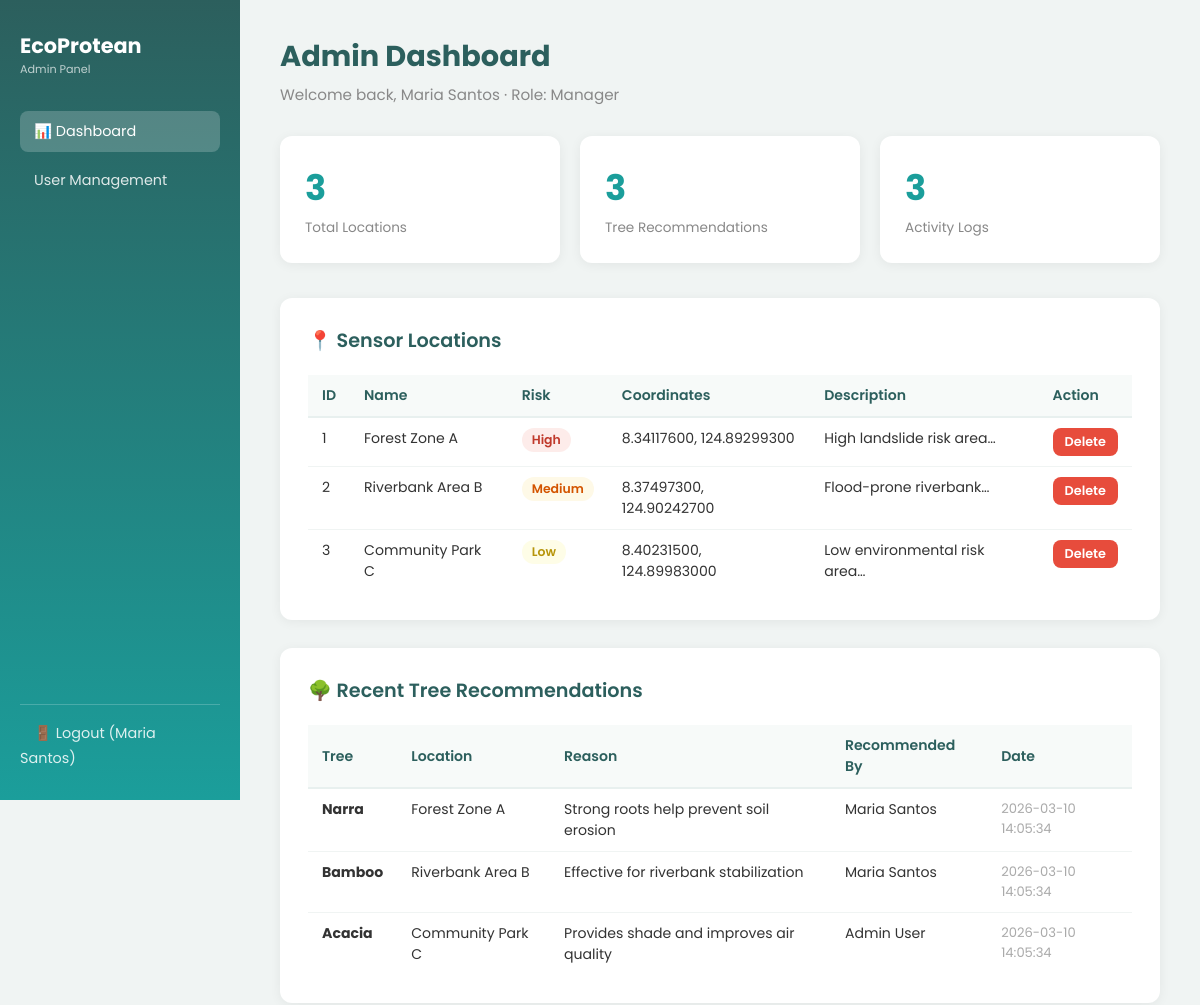
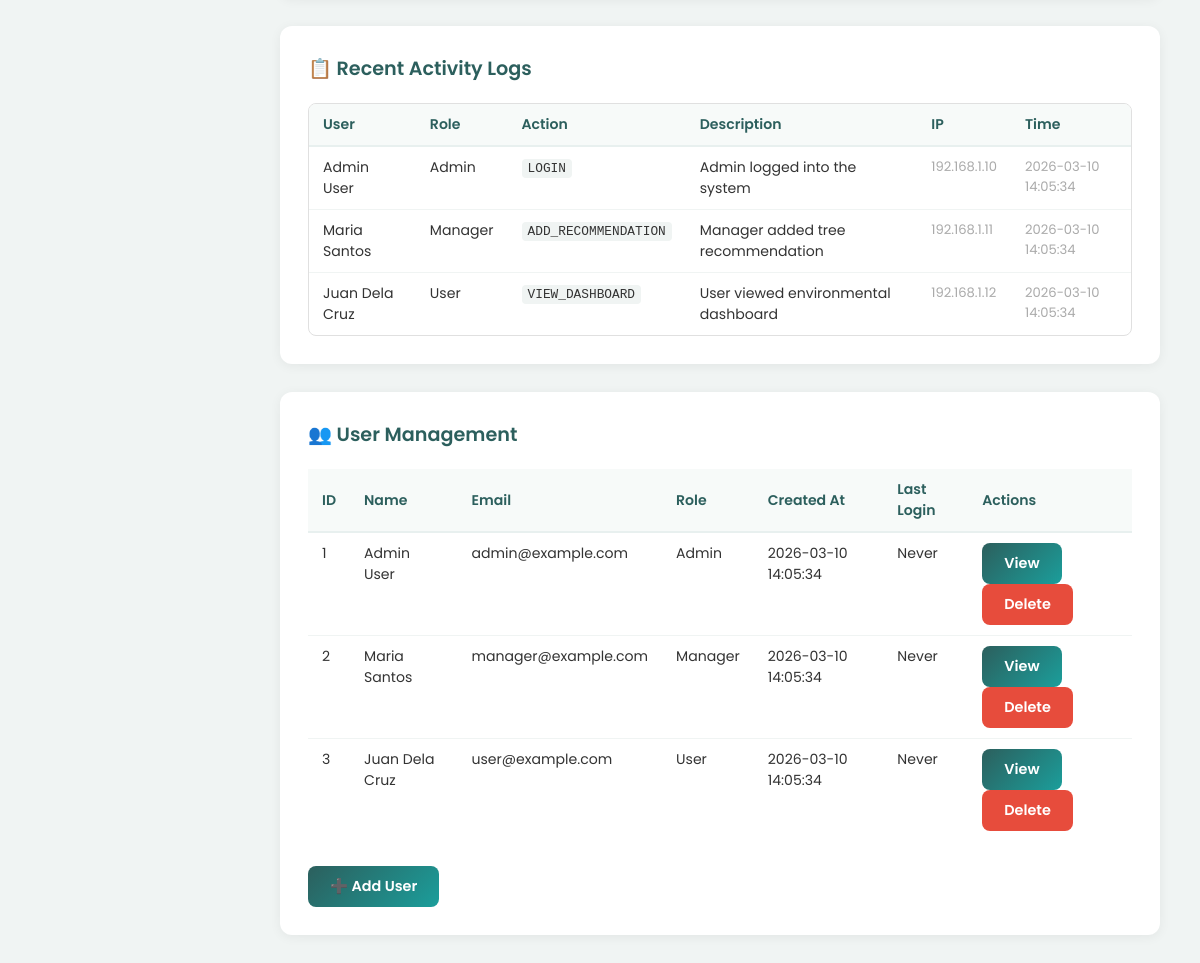
The app's page /admin/index.php (signed in) with its own data (2 pictures, top to bottom).
### tables this page shows
CREATE TABLE locations (
    location_id INT AUTO_INCREMENT PRIMARY KEY,
    location_name VARCHAR(150) NOT NULL,
    latitude DECIMAL(10,8) NOT NULL,
    longitude DECIMAL(11,8) NOT NULL,
    risk_level ENUM('Low', 'Medium', 'High') NOT NULL,
    description TEXT NOT NULL,
    created_at DATETIME DEFAULT CURRENT_TIMESTAMP
);

CREATE TABLE tree_recommendations (
    recommendation_id INT AUTO_INCREMENT PRIMARY KEY,
    location_id INT NOT NULL,
    tree_name VARCHAR(100) NOT NULL,
    reason TEXT NOT NULL,
    recommended_by INT NOT NULL,
    created_at DATETIME DEFAULT CURRENT_TIMESTAMP,
    FOREIGN KEY (location_id) REFERENCES locations(location_id)
        ON DELETE CASCADE
        ON UPDATE CASCADE,
    FOREIGN KEY (recommended_by) REFERENCES users(user_id)
        ON DELETE CASCADE
        ON UPDATE CASCADE
);

CREATE TABLE activity_logs (
    log_id INT AUTO_INCREMENT PRIMARY KEY,
    user_id INT NOT NULL,
    action VARCHAR(200) NOT NULL,
    description TEXT NOT NULL,
    ip_address VARCHAR(50),
    created_at DATETIME DEFAULT CURRENT_TIMESTAMP,
    FOREIGN KEY (user_id) REFERENCES users(user_id)
        ON DELETE CASCADE
        ON UPDATE CASCADE
);

CREATE TABLE users (
    user_id INT AUTO_INCREMENT PRIMARY KEY,
    first_name VARCHAR(50) NOT NULL,                          
    last_name VARCHAR(50) NOT NULL,                           
    email VARCHAR(100) UNIQUE,
    password VARCHAR(255) NOT NULL,                           
    role ENUM('user', 'manager', 'admin') NOT NULL,  
    last_login DATETIME,       
    created_at DATETIME DEFAULT CURRENT_TIMESTAMP
);

### admin/index.php (the view, shortened to what this page needs)
<?php
require_once '../config/config.php';
$locations = $conn->query(
    "SELECT * FROM locations ORDER BY created_at DESC"
)->fetch_all(MYSQLI_ASSOC);
$recommendations = $conn->query(
    "SELECT tr.*, l.location_name, CONCAT(u.first_name, ' ', u.last_name) AS recommended_by_name
     FROM tree_recommendations tr
     JOIN locations l ON tr.location_id = l.location_id
     JOIN users u ON tr.recommended_by = u.user_id
     ORDER BY tr.created_at DESC LIMIT 20"
)->fetch_all(MYSQLI_ASSOC);
$logs = $conn->query(
    "SELECT al.*, CONCAT(u.first_name,' ',u.last_name) AS full_name, u.role
     FROM activity_logs al
     JOIN users u ON al.user_id = u.user_id
     ORDER BY al.created_at DESC LIMIT 30"
)->fetch_all(MYSQLI_ASSOC);
$users = $conn->query("
    SELECT user_id, first_name, last_name, email, role, last_login, created_at
    FROM users
    ORDER BY created_at DESC
")->fetch_all(MYSQLI_ASSOC);
?>
<!DOCTYPE html>
<html lang="en">
<head>
  <link rel="stylesheet" href="../assets/css/admin.css">
</head>
<body>
<div class="sidebar">
  <div class="brand">
    EcoProtean
    <span>Admin Panel</span>
  </div>
  <a href="../admin/index.php" class="active">📊 Dashboard</a>
  <a href= " ">User Management</a>
  <div class="logout">
    <a href="../auth/logout.php">🚪 Logout (<?= htmlspecialchars($_SESSION['full_name']) ?>)</a>
  </div>
</div>
<div class="main">
  <div class="page-title">Admin Dashboard</div>
  <div class="welcome">Welcome back, <?= htmlspecialchars($_SESSION['full_name']) ?> · Role: <?= ucfirst($_SESSION['role']) ?></div>
  <div class="stats">
    <div class="stat-card">
      <div class="num"><?= count($locations) ?></div>
      <div class="label">Total Locations</div>
    </div>
    <div class="stat-card">
      <?php $total_recs = $conn->query("SELECT COUNT(*) AS c FROM tree_recommendations")->fetch_assoc()['c']; ?>
      <div class="num"><?= $total_recs ?></div>
      <div class="label">Tree Recommendations</div>
    </div>
    <div class="stat-card">
      <?php $total_logs = $conn->query("SELECT COUNT(*) AS c FROM activity_logs")->fetch_assoc()['c']; ?>
      <div class="num"><?= $total_logs ?></div>
      <div class="label">Activity Logs</div>
    </div>
  </div>
  <div class="section">
    <h2>📍 Sensor Locations</h2>
    <table>
      <thead>
        <tr>
          <th>ID</th><th>Name</th><th>Risk</th><th>Coordinates</th><th>Description</th><th>Action</th>
        </tr>
      </thead>
      <tbody>
        <?php foreach ($locations as $loc): ?>
        <tr>
          <td><?= $loc['location_id'] ?></td>
          <td><?= htmlspecialchars($loc['location_name']) ?></td>
          <td><span class="badge <?= strtolower($loc['risk_level']) ?>"><?= $loc['risk_level'] ?></span></td>
          <td><?= $loc['latitude'] ?>, <?= $loc['longitude'] ?></td>
          <td><?= htmlspecialchars(substr($loc['description'], 0, 60)) ?>…</td>
          <td>
            <form method="POST" onsubmit="return confirm('Delete this location?')">
              <button type="submit" class="btn btn-danger" style="padding:5px 12px;font-size:0.8rem;">Delete</button>
            </form>
          </td>
        </tr>
        <?php endforeach; ?>
      </tbody>
    </table>
  </div>
  <div class="section">
    <h2>🌳 Recent Tree Recommendations</h2>
    <table>
      <thead>
        <tr><th>Tree</th><th>Location</th><th>Reason</th><th>Recommended By</th><th>Date</th></tr>
      </thead>
      <tbody>
        <?php foreach ($recommendations as $rec): ?>
        <tr>
          <td><strong><?= htmlspecialchars($rec['tree_name']) ?></strong></td>
          <td><?= htmlspecialchars($rec['location_name']) ?></td>
          <td><?= htmlspecialchars(substr($rec['reason'], 0, 80)) ?></td>
          <td><?= htmlspecialchars($rec['recommended_by_name']) ?></td>
          <td style="color:#aaa;font-size:0.82rem;"><?= $rec['created_at'] ?></td>
        </tr>
        <?php endforeach; ?>
      </tbody>
    </table>
  </div>
<div class="section">
  <h2>📋 Recent Activity Logs</h2>
  <div class="table-scroll">
    <table>
      <thead>
        <tr>
          <th>User</th><th>Role</th><th>Action</th><th>Description</th><th>IP</th><th>Time</th>
        </tr>
      </thead>
      <tbody>
        <?php foreach ($logs as $log): ?>
        <tr>
          <td><?= htmlspecialchars($log['full_name']) ?></td>
          <td><?= ucfirst($log['role']) ?></td>
          <td><code style="font-size:0.8rem;background:#f0f4f3;padding:2px 6px;border-radius:4px;"><?= htmlspecialchars($log['action']) ?></code></td>
          <td><?= htmlspecialchars($log['description']) ?></td>
          <td style="color:#aaa;font-size:0.82rem;"><?= $log['ip_address'] ?></td>
          <td style="color:#aaa;font-size:0.82rem;"><?= $log['created_at'] ?></td>
        </tr>
        <?php endforeach; ?>
      </tbody>
    </table>
  </div>
</div>
<div class="section">
    <h2>👥 User Management</h2>
    <table>
        <thead>
            <tr>
                <th>ID</th>
                <th>Name</th>
                <th>Email</th>
                <th>Role</th>
                <th>Created At</th>
                <th>Last Login</th>
                <th>Actions</th>
            </tr>
        </thead>
        <tbody>
            <?php foreach ($users as $user): ?>
<tr>
  <td><?= $user['user_id'] ?></td>
  <td><?= htmlspecialchars($user['first_name'] . ' ' . $user['last_name']) ?></td>
  <td><?= htmlspecialchars($user['email']) ?></td>
  <td><?= ucfirst($user['role']) ?></td>
  <td><?= $user['created_at'] ?></td>
  <td><?= $user['last_login'] ?? 'Never' ?></td>
  <td>
    <button class="btn btn-sm"
      onclick='openViewModal({
        user_id: <?= $user["user_id"] ?>,
        name: "<?= htmlspecialchars($user["first_name"] . ' ' . $user["last_name"]) ?>",
        email: "<?= htmlspecialchars($user["email"]) ?>",
        role: "<?= $user["role"] ?>",
        created_at: "<?= $user["created_at"] ?>",
      })'>View</button>
    <form method="POST" style="display:inline;" onsubmit="return confirm('Delete user?')">
      <button type="submit" class="btn btn-danger btn-sm">Delete</button>
    </form>
  </td>
</tr>
<?php endforeach; ?>
</tbody>
</table>
    <br>
    <button class="btn" onclick="openAddUserModal()">➕ Add User</button>
</div>
</div>
</body>
</html>

### assets/css/admin.css (style rules this page uses)
*, *::before, *::after { margin: 0; padding: 0; box-sizing: border-box; }
:root { --teal-dark: #2c5f5d; --teal-mid: #1b9e9b; --teal-light: #e6f7f7; --bg: #f5f5f5; --card-bg: #ffffff; --text: #333; --muted: #888; --shadow: 0 4px 20px rgba(44,95,93,0.10); }
body { font-family: 'Poppins', sans-serif; background: var(--bg); color: var(--text); min-height: 100vh; }

### admin/index.php (style rules this page uses)
* { margin:0;padding:0;box-sizing:border-box; }
body { font-family:'Poppins',sans-serif;background:#f0f4f3;color:#333; }
.sidebar { position:fixed;top:0;left:0;width:240px;height:100vh; background:linear-gradient(180deg,#2c5f5d,#1b9e9b); padding:30px 20px;color:#fff;display:flex;flex-direction:column;gap:8px; z-index:100; }
.sidebar .brand { font-size:1.3rem;font-weight:700;margin-bottom:25px; }
.sidebar .brand span { font-size:0.7rem;display:block;opacity:0.7;font-weight:400; }
.sidebar a { color:rgba(255,255,255,0.85);text-decoration:none;padding:10px 14px; border-radius:8px;font-size:0.9rem;transition:background 0.2s; }
.sidebar a:hover,.sidebar a.active { background:rgba(255,255,255,0.2);color:#fff; }
.sidebar .logout { margin-top:auto;border-top:1px solid rgba(255,255,255,0.2);padding-top:15px; }
.main { margin-left:240px;padding:35px 40px;min-height:100vh; }
.page-title { font-size:1.8rem;font-weight:700;color:#2c5f5d;margin-bottom:5px; }
.welcome { font-size:0.95rem;color:#888;margin-bottom:30px; }
.stats { display:grid;grid-template-columns:repeat(3,1fr);gap:20px;margin-bottom:35px; }
.stat-card { background:#fff;border-radius:12px;padding:25px;box-shadow:0 2px 12px rgba(0,0,0,0.06); }
.stat-card .num { font-size:2.2rem;font-weight:700;color:#1b9e9b; }
.stat-card .label { font-size:0.85rem;color:#888;margin-top:4px; }
.section { background:#fff;border-radius:12px;padding:28px;margin-bottom:28px;box-shadow:0 2px 12px rgba(0,0,0,0.06); }
.section h2 { font-size:1.2rem;color:#2c5f5d;margin-bottom:20px;font-weight:600; }
.btn { padding:10px 22px;background:linear-gradient(135deg,#2c5f5d,#1b9e9b); color:#fff;border:none;border-radius:8px;font-family:'Poppins',sans-serif; font-size:0.9rem;font-weight:600;cursor:pointer;transition:opacity 0.2s; }
.btn-danger { background:#e74c3c; }
table { width:100%;border-collapse:collapse;font-size:0.88rem; }
th { background:#f7faf9;color:#2c5f5d;font-weight:600;padding:10px 14px;text-align:left;border-bottom:2px solid #e8f0ef; }
td { padding:10px 14px;border-bottom:1px solid #f0f4f3;vertical-align:top; }
tr:last-child td { border-bottom:none; }
.badge { display:inline-block;padding:3px 10px;border-radius:20px;font-size:0.78rem;font-weight:600; }
.badge.high { background:#fdecea;color:#c0392b; }
.badge.medium { background:#fef9e7;color:#d35400; }
.badge.low { background:#fefde7;color:#b7950b; }
.table-scroll { max-height: 300px; overflow-y: auto; border: 1px solid #e0e0e0; border-radius: 8px; }
.table-scroll thead th { position: sticky; top: 0; background: #f7faf9; z-index: 1; }

### records on screen
locations: location_id "1", location_name "Forest Zone A", risk_level "High", latitude "8.34117600", longitude "124.89299300", description "High landslide risk area"
locations: location_id "2", location_name "Riverbank Area B", risk_level "Medium", latitude "8.37497300", longitude "124.90242700", description "Flood-prone riverbank"
locations: location_id "3", location_name "Community Park C", risk_level "Low", latitude "8.40231500", longitude "124.89983000", description "Low environmental risk area"
tree_recommendations: tree_name "Narra", location.location_name "Forest Zone A", reason "Strong roots help prevent soil erosion", recommended_by_name "Maria Santos", created_at "2026-03-10 14:05:34"
tree_recommendations: tree_name "Bamboo", location.location_name "Riverbank Area B", reason "Effective for riverbank stabilization", recommended_by_name "Maria Santos", created_at "2026-03-10 14:05:34"
tree_recommendations: tree_name "Acacia", location.location_name "Community Park C", reason "Provides shade and improves air quality", recommended_by_name "Admin User", created_at "2026-03-10 14:05:34"
activity_logs: full_name "Admin User", user.role "Admin", action "LOGIN", description "Admin logged into the system", ip_address "192.168.1.10", created_at "2026-03-10 14:05:34"
activity_logs: full_name "Maria Santos", user.role "Manager", action "ADD_RECOMMENDATION", description "Manager added tree recommendation", ip_address "192.168.1.11", created_at "2026-03-10 14:05:34"
activity_logs: full_name "Juan Dela Cruz", user.role "User", action "VIEW_DASHBOARD", description "User viewed environmental dashboard", ip_address "192.168.1.12", created_at "2026-03-10 14:05:34"
users: user_id "1", first_name+last_name "Admin User", email "admin@example.com", role "Admin", created_at "2026-03-10 14:05:34", last_login "Never"
users: user_id "2", first_name+last_name "Maria Santos", email "manager@example.com", role "Manager", created_at "2026-03-10 14:05:34", last_login "Never"
users: user_id "3", first_name+last_name "Juan Dela Cruz", email "user@example.com", role "User", created_at "2026-03-10 14:05:34", last_login "Never"

### other values on screen
$_SESSION['full_name'] "Maria Santos"
$_SESSION['role'] "Manager"
count($locations) "3"
$total_recs "3"
$total_logs "3"
